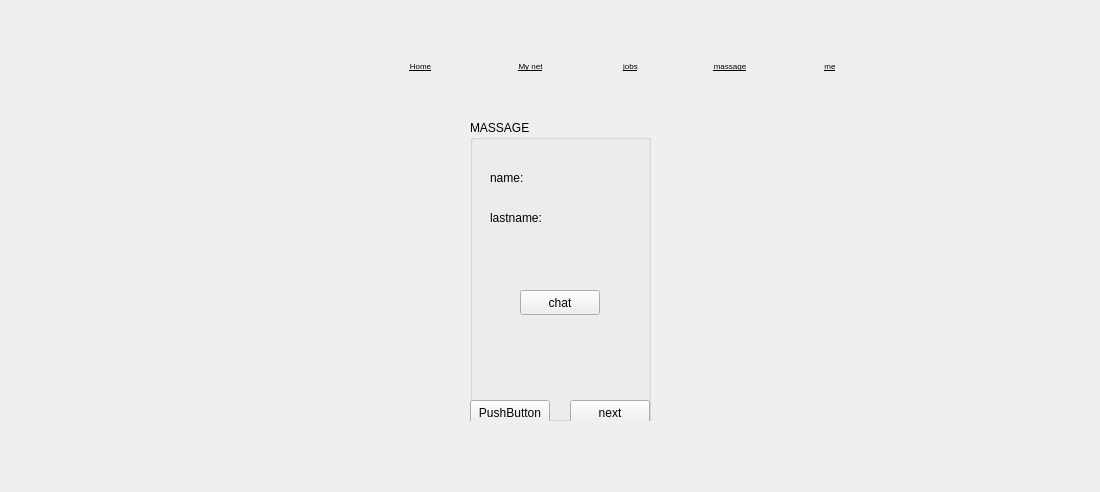
<?xml version="1.0" encoding="UTF-8"?>
<ui version="4.0">
 <class>massage</class>
 <widget class="QDialog" name="massage">
  <property name="geometry">
   <rect>
    <x>0</x>
    <y>0</y>
    <width>1100</width>
    <height>492</height>
   </rect>
  </property>
  <property name="windowTitle">
   <string>Dialog</string>
  </property>
  <widget class="QPushButton" name="pushButton_2">
   <property name="geometry">
    <rect>
     <x>490</x>
     <y>50</y>
     <width>81</width>
     <height>31</height>
    </rect>
   </property>
   <property name="font">
    <font>
     <pointsize>6</pointsize>
     <underline>true</underline>
    </font>
   </property>
   <property name="text">
    <string>My net</string>
   </property>
   <property name="flat">
    <bool>true</bool>
   </property>
  </widget>
  <widget class="QPushButton" name="pushButton_3">
   <property name="geometry">
    <rect>
     <x>590</x>
     <y>50</y>
     <width>81</width>
     <height>31</height>
    </rect>
   </property>
   <property name="font">
    <font>
     <pointsize>6</pointsize>
     <underline>true</underline>
    </font>
   </property>
   <property name="text">
    <string>jobs</string>
   </property>
   <property name="flat">
    <bool>true</bool>
   </property>
  </widget>
  <widget class="QLabel" name="label_3">
   <property name="geometry">
    <rect>
     <x>606</x>
     <y>23</y>
     <width>61</width>
     <height>31</height>
    </rect>
   </property>
   <property name="text">
    <string/>
   </property>
  </widget>
  <widget class="QLabel" name="label_5">
   <property name="geometry">
    <rect>
     <x>820</x>
     <y>30</y>
     <width>51</width>
     <height>31</height>
    </rect>
   </property>
   <property name="accessibleName">
    <string>&lt;html&gt;&lt;head/&gt;&lt;body&gt;&lt;p&gt;&lt;span style=&quot; font-size:6pt;&quot;&gt;me&lt;/span&gt;&lt;/p&gt;&lt;/body&gt;&lt;/html&gt;</string>
   </property>
   <property name="text">
    <string/>
   </property>
  </widget>
  <widget class="QPushButton" name="pushButton_4">
   <property name="enabled">
    <bool>true</bool>
   </property>
   <property name="geometry">
    <rect>
     <x>690</x>
     <y>50</y>
     <width>80</width>
     <height>31</height>
    </rect>
   </property>
   <property name="font">
    <font>
     <pointsize>6</pointsize>
     <underline>true</underline>
    </font>
   </property>
   <property name="acceptDrops">
    <bool>false</bool>
   </property>
   <property name="layoutDirection">
    <enum>Qt::LeftToRight</enum>
   </property>
   <property name="text">
    <string>massage</string>
   </property>
   <property name="flat">
    <bool>true</bool>
   </property>
  </widget>
  <widget class="QLabel" name="label">
   <property name="geometry">
    <rect>
     <x>406</x>
     <y>23</y>
     <width>61</width>
     <height>31</height>
    </rect>
   </property>
   <property name="text">
    <string/>
   </property>
  </widget>
  <widget class="QLabel" name="label_2">
   <property name="geometry">
    <rect>
     <x>506</x>
     <y>23</y>
     <width>61</width>
     <height>31</height>
    </rect>
   </property>
   <property name="text">
    <string/>
   </property>
  </widget>
  <widget class="QLabel" name="label_4">
   <property name="geometry">
    <rect>
     <x>706</x>
     <y>23</y>
     <width>61</width>
     <height>31</height>
    </rect>
   </property>
   <property name="text">
    <string/>
   </property>
  </widget>
  <widget class="QPushButton" name="pushButton">
   <property name="enabled">
    <bool>true</bool>
   </property>
   <property name="geometry">
    <rect>
     <x>380</x>
     <y>50</y>
     <width>81</width>
     <height>31</height>
    </rect>
   </property>
   <property name="font">
    <font>
     <pointsize>6</pointsize>
     <underline>true</underline>
    </font>
   </property>
   <property name="text">
    <string>Home</string>
   </property>
   <property name="flat">
    <bool>true</bool>
   </property>
  </widget>
  <widget class="QLabel" name="label_6">
   <property name="geometry">
    <rect>
     <x>20</x>
     <y>10</y>
     <width>47</width>
     <height>31</height>
    </rect>
   </property>
   <property name="text">
    <string/>
   </property>
  </widget>
  <widget class="QPushButton" name="pushButton_5">
   <property name="enabled">
    <bool>true</bool>
   </property>
   <property name="geometry">
    <rect>
     <x>790</x>
     <y>50</y>
     <width>80</width>
     <height>31</height>
    </rect>
   </property>
   <property name="font">
    <font>
     <pointsize>6</pointsize>
     <underline>true</underline>
    </font>
   </property>
   <property name="acceptDrops">
    <bool>false</bool>
   </property>
   <property name="layoutDirection">
    <enum>Qt::LeftToRight</enum>
   </property>
   <property name="text">
    <string>me</string>
   </property>
   <property name="flat">
    <bool>true</bool>
   </property>
  </widget>
  <widget class="QGroupBox" name="groupBox">
   <property name="geometry">
    <rect>
     <x>470</x>
     <y>120</y>
     <width>181</width>
     <height>301</height>
    </rect>
   </property>
   <property name="title">
    <string>MASSAGE</string>
   </property>
   <widget class="QLabel" name="label_7">
    <property name="geometry">
     <rect>
      <x>20</x>
      <y>50</y>
      <width>55</width>
      <height>16</height>
     </rect>
    </property>
    <property name="text">
     <string>name:</string>
    </property>
   </widget>
   <widget class="QLabel" name="label_8">
    <property name="geometry">
     <rect>
      <x>20</x>
      <y>90</y>
      <width>55</width>
      <height>16</height>
     </rect>
    </property>
    <property name="text">
     <string>lastname:</string>
    </property>
   </widget>
   <widget class="QPushButton" name="pushButton_6">
    <property name="geometry">
     <rect>
      <x>50</x>
      <y>170</y>
      <width>80</width>
      <height>25</height>
     </rect>
    </property>
    <property name="text">
     <string>chat</string>
    </property>
   </widget>
   <widget class="QPushButton" name="pushButton_7">
    <property name="geometry">
     <rect>
      <x>100</x>
      <y>280</y>
      <width>80</width>
      <height>25</height>
     </rect>
    </property>
    <property name="text">
     <string>next</string>
    </property>
   </widget>
   <widget class="QPushButton" name="pushButton_8">
    <property name="geometry">
     <rect>
      <x>0</x>
      <y>280</y>
      <width>80</width>
      <height>25</height>
     </rect>
    </property>
    <property name="text">
     <string>PushButton</string>
    </property>
   </widget>
  </widget>
 </widget>
 <resources/>
 <connections/>
</ui>
